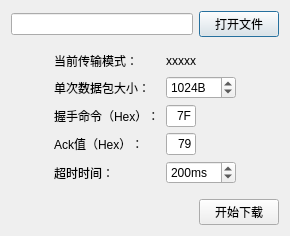
<?xml version="1.0" encoding="UTF-8"?>
<ui version="4.0">
 <class>SendFileDialog</class>
 <widget class="QDialog" name="SendFileDialog">
  <property name="geometry">
   <rect>
    <x>0</x>
    <y>0</y>
    <width>290</width>
    <height>230</height>
   </rect>
  </property>
  <property name="windowTitle">
   <string>Dialog</string>
  </property>
  <layout class="QGridLayout" name="gridLayout_2">
   <item row="0" column="0">
    <widget class="QLineEdit" name="lineEdit_FilePath"/>
   </item>
   <item row="0" column="1">
    <widget class="QPushButton" name="btn_OpenFile">
     <property name="text">
      <string>打开文件</string>
     </property>
     <property name="icon">
      <iconset theme="QIcon::ThemeIcon::FolderOpen"/>
     </property>
    </widget>
   </item>
   <item row="1" column="0" colspan="2">
    <widget class="QWidget" name="widget" native="true">
     <layout class="QGridLayout" name="gridLayout">
      <item row="3" column="2">
       <widget class="QLineEdit" name="lineEdit_Ack">
        <property name="sizePolicy">
         <sizepolicy hsizetype="Fixed" vsizetype="Fixed">
          <horstretch>0</horstretch>
          <verstretch>0</verstretch>
         </sizepolicy>
        </property>
        <property name="minimumSize">
         <size>
          <width>30</width>
          <height>0</height>
         </size>
        </property>
        <property name="maximumSize">
         <size>
          <width>30</width>
          <height>16777215</height>
         </size>
        </property>
        <property name="text">
         <string>79</string>
        </property>
        <property name="alignment">
         <set>Qt::AlignmentFlag::AlignRight|Qt::AlignmentFlag::AlignTrailing|Qt::AlignmentFlag::AlignVCenter</set>
        </property>
       </widget>
      </item>
      <item row="1" column="1">
       <widget class="QLabel" name="label_2">
        <property name="text">
         <string>单次数据包大小：</string>
        </property>
       </widget>
      </item>
      <item row="0" column="1">
       <widget class="QLabel" name="label">
        <property name="text">
         <string>当前传输模式：</string>
        </property>
       </widget>
      </item>
      <item row="2" column="2">
       <widget class="QLineEdit" name="lineEdit_Cmd">
        <property name="sizePolicy">
         <sizepolicy hsizetype="Fixed" vsizetype="Fixed">
          <horstretch>0</horstretch>
          <verstretch>0</verstretch>
         </sizepolicy>
        </property>
        <property name="minimumSize">
         <size>
          <width>30</width>
          <height>0</height>
         </size>
        </property>
        <property name="maximumSize">
         <size>
          <width>30</width>
          <height>16777215</height>
         </size>
        </property>
        <property name="text">
         <string>7F</string>
        </property>
        <property name="alignment">
         <set>Qt::AlignmentFlag::AlignRight|Qt::AlignmentFlag::AlignTrailing|Qt::AlignmentFlag::AlignVCenter</set>
        </property>
       </widget>
      </item>
      <item row="2" column="1">
       <widget class="QLabel" name="label_3">
        <property name="text">
         <string>握手命令（Hex）：</string>
        </property>
       </widget>
      </item>
      <item row="4" column="1">
       <widget class="QLabel" name="label_5">
        <property name="text">
         <string>超时时间：</string>
        </property>
       </widget>
      </item>
      <item row="1" column="0">
       <spacer name="horizontalSpacer">
        <property name="orientation">
         <enum>Qt::Orientation::Horizontal</enum>
        </property>
        <property name="sizeHint" stdset="0">
         <size>
          <width>40</width>
          <height>20</height>
         </size>
        </property>
       </spacer>
      </item>
      <item row="4" column="2">
       <widget class="QSpinBox" name="spinBox_Timeout">
        <property name="sizePolicy">
         <sizepolicy hsizetype="Fixed" vsizetype="Fixed">
          <horstretch>0</horstretch>
          <verstretch>0</verstretch>
         </sizepolicy>
        </property>
        <property name="minimumSize">
         <size>
          <width>70</width>
          <height>0</height>
         </size>
        </property>
        <property name="maximumSize">
         <size>
          <width>70</width>
          <height>16777215</height>
         </size>
        </property>
        <property name="suffix">
         <string>ms</string>
        </property>
        <property name="minimum">
         <number>100</number>
        </property>
        <property name="maximum">
         <number>1000</number>
        </property>
        <property name="singleStep">
         <number>100</number>
        </property>
        <property name="stepType">
         <enum>QAbstractSpinBox::StepType::AdaptiveDecimalStepType</enum>
        </property>
        <property name="value">
         <number>200</number>
        </property>
       </widget>
      </item>
      <item row="1" column="2">
       <widget class="QSpinBox" name="spinBox_DataSize">
        <property name="sizePolicy">
         <sizepolicy hsizetype="Fixed" vsizetype="Fixed">
          <horstretch>0</horstretch>
          <verstretch>0</verstretch>
         </sizepolicy>
        </property>
        <property name="minimumSize">
         <size>
          <width>70</width>
          <height>0</height>
         </size>
        </property>
        <property name="maximumSize">
         <size>
          <width>70</width>
          <height>16777215</height>
         </size>
        </property>
        <property name="suffix">
         <string>B</string>
        </property>
        <property name="minimum">
         <number>256</number>
        </property>
        <property name="maximum">
         <number>4096</number>
        </property>
        <property name="singleStep">
         <number>256</number>
        </property>
        <property name="value">
         <number>1024</number>
        </property>
       </widget>
      </item>
      <item row="3" column="1">
       <widget class="QLabel" name="label_4">
        <property name="text">
         <string>Ack值（Hex）：</string>
        </property>
       </widget>
      </item>
      <item row="0" column="2">
       <widget class="QLabel" name="label_SendModel">
        <property name="text">
         <string>xxxxx</string>
        </property>
       </widget>
      </item>
      <item row="1" column="3">
       <spacer name="horizontalSpacer_2">
        <property name="orientation">
         <enum>Qt::Orientation::Horizontal</enum>
        </property>
        <property name="sizeHint" stdset="0">
         <size>
          <width>40</width>
          <height>20</height>
         </size>
        </property>
       </spacer>
      </item>
     </layout>
    </widget>
   </item>
   <item row="2" column="1">
    <widget class="QPushButton" name="btn_Download">
     <property name="sizePolicy">
      <sizepolicy hsizetype="Fixed" vsizetype="Fixed">
       <horstretch>0</horstretch>
       <verstretch>0</verstretch>
      </sizepolicy>
     </property>
     <property name="text">
      <string>开始下载</string>
     </property>
     <property name="icon">
      <iconset resource="resource.qrc">
       <normaloff>:/resource/download.ico</normaloff>:/resource/download.ico</iconset>
     </property>
    </widget>
   </item>
  </layout>
 </widget>
 <resources>
  <include location="resource.qrc"/>
 </resources>
 <connections/>
</ui>
